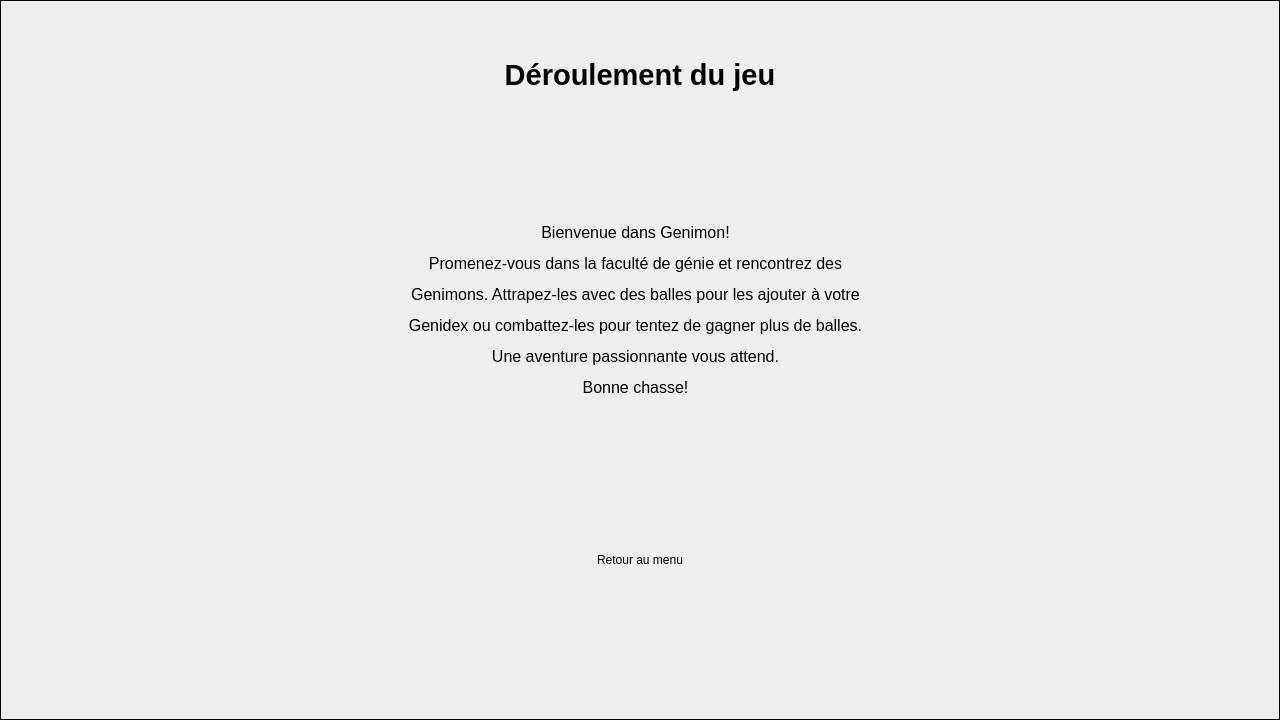
<?xml version="1.0" encoding="UTF-8"?>
<ui version="4.0">
 <class>Regle</class>
 <widget class="QWidget" name="Regle">
  <property name="geometry">
   <rect>
    <x>0</x>
    <y>0</y>
    <width>1280</width>
    <height>720</height>
   </rect>
  </property>
  <property name="windowTitle">
   <string>Form</string>
  </property>
  <widget class="QLabel" name="Reglement">
   <property name="enabled">
    <bool>true</bool>
   </property>
   <property name="geometry">
    <rect>
     <x>400</x>
     <y>110</y>
     <width>471</width>
     <height>400</height>
    </rect>
   </property>
   <property name="font">
    <font>
     <pointsize>12</pointsize>
     <bold>false</bold>
    </font>
   </property>
   <property name="acceptDrops">
    <bool>false</bool>
   </property>
   <property name="text">
    <string>&lt;html&gt;&lt;head/&gt;&lt;body&gt;&lt;p align=&quot;center&quot;&gt;Bienvenue dans Genimon!&lt;/p&gt;&lt;p align=&quot;center&quot;&gt;Promenez-vous dans la faculté de génie et rencontrez des&lt;/p&gt;&lt;p align=&quot;center&quot;&gt;Genimons. Attrapez-les avec des balles pour les ajouter à votre&lt;/p&gt;&lt;p align=&quot;center&quot;&gt;Genidex ou combattez-les pour tentez de gagner plus de balles.&lt;/p&gt;&lt;p align=&quot;center&quot;&gt;Une aventure passionnante vous attend.&lt;/p&gt;&lt;p align=&quot;center&quot;&gt;Bonne chasse!&lt;/p&gt;&lt;/body&gt;&lt;/html&gt;</string>
   </property>
   <property name="alignment">
    <set>Qt::AlignmentFlag::AlignCenter</set>
   </property>
  </widget>
  <widget class="QLabel" name="RegleTitre">
   <property name="geometry">
    <rect>
     <x>440</x>
     <y>50</y>
     <width>400</width>
     <height>50</height>
    </rect>
   </property>
   <property name="font">
    <font>
     <pointsize>22</pointsize>
     <bold>true</bold>
    </font>
   </property>
   <property name="text">
    <string>&lt;html&gt;&lt;head/&gt;&lt;body&gt;&lt;p&gt;&lt;span style=&quot; font-size:22pt;&quot;&gt;Déroulement du jeu&lt;/span&gt;&lt;/p&gt;&lt;/body&gt;&lt;/html&gt;</string>
   </property>
   <property name="alignment">
    <set>Qt::AlignmentFlag::AlignCenter</set>
   </property>
  </widget>
  <widget class="QLabel" name="BackGround">
   <property name="geometry">
    <rect>
     <x>0</x>
     <y>0</y>
     <width>1280</width>
     <height>720</height>
    </rect>
   </property>
   <property name="baseSize">
    <size>
     <width>100</width>
     <height>100</height>
    </size>
   </property>
   <property name="autoFillBackground">
    <bool>true</bool>
   </property>
   <property name="frameShape">
    <enum>QFrame::Shape::Box</enum>
   </property>
   <property name="text">
    <string/>
   </property>
   <property name="textFormat">
    <enum>Qt::TextFormat::PlainText</enum>
   </property>
   <property name="pixmap">
    <pixmap resource="Image.qrc">:/MainMenu/Image_Qt/EcranAccueil/pixel-art-sky-background-with-clouds-cloudy-blue-sky-for-8bit-game-on-white-background-vector.jpg</pixmap>
   </property>
   <property name="scaledContents">
    <bool>true</bool>
   </property>
  </widget>
  <widget class="QLabel" name="Retour">
   <property name="geometry">
    <rect>
     <x>565</x>
     <y>540</y>
     <width>150</width>
     <height>40</height>
    </rect>
   </property>
   <property name="autoFillBackground">
    <bool>true</bool>
   </property>
   <property name="text">
    <string>Retour au menu</string>
   </property>
   <property name="alignment">
    <set>Qt::AlignmentFlag::AlignCenter</set>
   </property>
  </widget>
  <zorder>BackGround</zorder>
  <zorder>Reglement</zorder>
  <zorder>RegleTitre</zorder>
  <zorder>Retour</zorder>
 </widget>
 <resources>
  <include location="Image.qrc"/>
 </resources>
 <connections/>
</ui>
